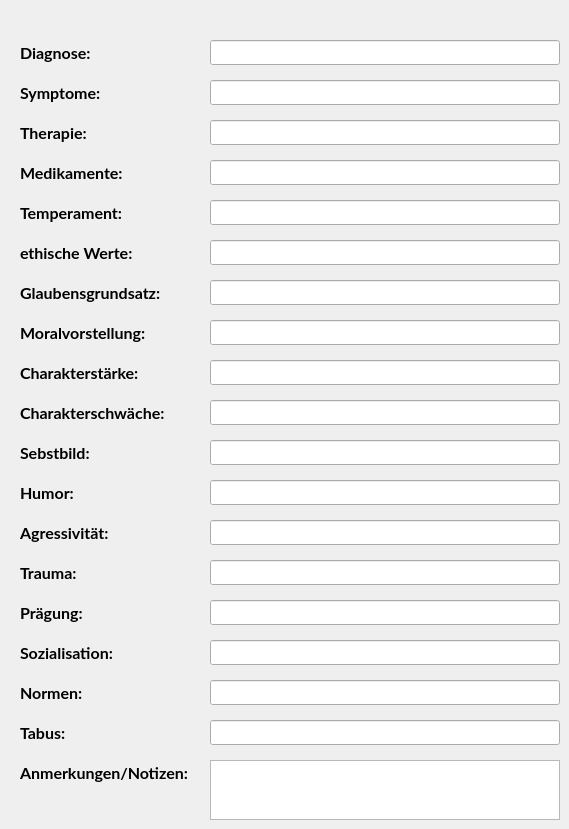
     <widget class="QWidget" name="tab6">
      <attribute name="title">
       <string>Psychologisches Profil</string>
      </attribute>
      <widget class="QLabel" name="labelStengthOfCharacter">
       <property name="geometry">
        <rect>
         <x>20</x>
         <y>360</y>
         <width>150</width>
         <height>25</height>
        </rect>
       </property>
       <property name="font">
        <font>
         <family>Lato</family>
         <pointsize>12</pointsize>
         <bold>true</bold>
         <stylestrategy>PreferAntialias</stylestrategy>
         <kerning>true</kerning>
        </font>
       </property>
       <property name="text">
        <string>Charakterstärke:</string>
       </property>
      </widget>
      <widget class="QLabel" name="labelBeliefs">
       <property name="geometry">
        <rect>
         <x>20</x>
         <y>280</y>
         <width>150</width>
         <height>25</height>
        </rect>
       </property>
       <property name="font">
        <font>
         <family>Lato</family>
         <pointsize>12</pointsize>
         <bold>true</bold>
         <stylestrategy>PreferAntialias</stylestrategy>
         <kerning>true</kerning>
        </font>
       </property>
       <property name="text">
        <string>Glaubensgrundsatz:</string>
       </property>
      </widget>
      <widget class="QLabel" name="labelTemperament">
       <property name="geometry">
        <rect>
         <x>20</x>
         <y>200</y>
         <width>150</width>
         <height>25</height>
        </rect>
       </property>
       <property name="font">
        <font>
         <family>Lato</family>
         <pointsize>12</pointsize>
         <bold>true</bold>
         <stylestrategy>PreferAntialias</stylestrategy>
         <kerning>true</kerning>
        </font>
       </property>
       <property name="text">
        <string>Temperament:</string>
       </property>
      </widget>
      <widget class="QLabel" name="labelTherapy">
       <property name="geometry">
        <rect>
         <x>20</x>
         <y>120</y>
         <width>150</width>
         <height>25</height>
        </rect>
       </property>
       <property name="font">
        <font>
         <family>Lato</family>
         <pointsize>12</pointsize>
         <bold>true</bold>
         <stylestrategy>PreferAntialias</stylestrategy>
         <kerning>true</kerning>
        </font>
       </property>
       <property name="text">
        <string>Therapie:</string>
       </property>
      </widget>
      <widget class="QLineEdit" name="lineEditWeaknessOfCharacter">
       <property name="geometry">
        <rect>
         <x>210</x>
         <y>400</y>
         <width>350</width>
         <height>25</height>
        </rect>
       </property>
      </widget>
      <widget class="QLineEdit" name="lineEditMedication">
       <property name="geometry">
        <rect>
         <x>210</x>
         <y>160</y>
         <width>350</width>
         <height>25</height>
        </rect>
       </property>
      </widget>
      <widget class="QLineEdit" name="lineEditSymptoms">
       <property name="geometry">
        <rect>
         <x>210</x>
         <y>80</y>
         <width>350</width>
         <height>25</height>
        </rect>
       </property>
      </widget>
      <widget class="QLabel" name="labelDiagnosis">
       <property name="geometry">
        <rect>
         <x>20</x>
         <y>40</y>
         <width>150</width>
         <height>25</height>
        </rect>
       </property>
       <property name="font">
        <font>
         <family>Lato</family>
         <pointsize>12</pointsize>
         <bold>true</bold>
         <stylestrategy>PreferAntialias</stylestrategy>
         <kerning>true</kerning>
        </font>
       </property>
       <property name="text">
        <string>Diagnose:</string>
       </property>
      </widget>
      <widget class="QLineEdit" name="lineEditMoralValues">
       <property name="geometry">
        <rect>
         <x>210</x>
         <y>320</y>
         <width>350</width>
         <height>25</height>
        </rect>
       </property>
      </widget>
      <widget class="QLabel" name="labelWeaknessOfCharacter">
       <property name="geometry">
        <rect>
         <x>20</x>
         <y>400</y>
         <width>150</width>
         <height>25</height>
        </rect>
       </property>
       <property name="font">
        <font>
         <family>Lato</family>
         <pointsize>12</pointsize>
         <bold>true</bold>
         <stylestrategy>PreferAntialias</stylestrategy>
         <kerning>true</kerning>
        </font>
       </property>
       <property name="text">
        <string>Charakterschwäche:</string>
       </property>
      </widget>
      <widget class="QLabel" name="labelEthicalValues">
       <property name="geometry">
        <rect>
         <x>20</x>
         <y>240</y>
         <width>150</width>
         <height>25</height>
        </rect>
       </property>
       <property name="font">
        <font>
         <family>Lato</family>
         <pointsize>12</pointsize>
         <bold>true</bold>
         <stylestrategy>PreferAntialias</stylestrategy>
         <kerning>true</kerning>
        </font>
       </property>
       <property name="text">
        <string>ethische Werte:</string>
       </property>
      </widget>
      <widget class="QLabel" name="labelSymptoms">
       <property name="geometry">
        <rect>
         <x>20</x>
         <y>80</y>
         <width>150</width>
         <height>25</height>
        </rect>
       </property>
       <property name="font">
        <font>
         <family>Lato</family>
         <pointsize>12</pointsize>
         <bold>true</bold>
         <stylestrategy>PreferAntialias</stylestrategy>
         <kerning>true</kerning>
        </font>
       </property>
       <property name="text">
        <string>Symptome:</string>
       </property>
      </widget>
      <widget class="QLineEdit" name="lineEditDiagnosis">
       <property name="geometry">
        <rect>
         <x>210</x>
         <y>40</y>
         <width>350</width>
         <height>25</height>
        </rect>
       </property>
      </widget>
      <widget class="QLineEdit" name="lineEditStrengthsOfCharacter">
       <property name="geometry">
        <rect>
         <x>210</x>
         <y>360</y>
         <width>350</width>
         <height>25</height>
        </rect>
       </property>
      </widget>
      <widget class="QLineEdit" name="lineEditBeliefs">
       <property name="geometry">
        <rect>
         <x>210</x>
         <y>280</y>
         <width>350</width>
         <height>25</height>
        </rect>
       </property>
      </widget>
      <widget class="QLabel" name="labelMoralValues">
       <property name="geometry">
        <rect>
         <x>20</x>
         <y>320</y>
         <width>150</width>
         <height>25</height>
        </rect>
       </property>
       <property name="font">
        <font>
         <family>Lato</family>
         <pointsize>12</pointsize>
         <bold>true</bold>
         <stylestrategy>PreferAntialias</stylestrategy>
         <kerning>true</kerning>
        </font>
       </property>
       <property name="text">
        <string>Moralvorstellung:</string>
       </property>
      </widget>
      <widget class="QLabel" name="labelMedication">
       <property name="geometry">
        <rect>
         <x>20</x>
         <y>160</y>
         <width>150</width>
         <height>25</height>
        </rect>
       </property>
       <property name="font">
        <font>
         <family>Lato</family>
         <pointsize>12</pointsize>
         <bold>true</bold>
         <stylestrategy>PreferAntialias</stylestrategy>
         <kerning>true</kerning>
        </font>
       </property>
       <property name="text">
        <string>Medikamente:</string>
       </property>
      </widget>
      <widget class="QLineEdit" name="lineEditEthicalValues">
       <property name="geometry">
        <rect>
         <x>210</x>
         <y>240</y>
         <width>350</width>
         <height>25</height>
        </rect>
       </property>
      </widget>
      <widget class="QLineEdit" name="lineEditTemperament">
       <property name="geometry">
        <rect>
         <x>210</x>
         <y>200</y>
         <width>350</width>
         <height>25</height>
        </rect>
       </property>
      </widget>
      <widget class="QLineEdit" name="lineEditTherapy">
       <property name="geometry">
        <rect>
         <x>210</x>
         <y>120</y>
         <width>350</width>
         <height>25</height>
        </rect>
       </property>
      </widget>
      <widget class="QLineEdit" name="lineEditTrauma">
       <property name="geometry">
        <rect>
         <x>210</x>
         <y>560</y>
         <width>350</width>
         <height>25</height>
        </rect>
       </property>
      </widget>
      <widget class="QLabel" name="labelTrauma">
       <property name="geometry">
        <rect>
         <x>20</x>
         <y>560</y>
         <width>150</width>
         <height>25</height>
        </rect>
       </property>
       <property name="font">
        <font>
         <family>Lato</family>
         <pointsize>12</pointsize>
         <bold>true</bold>
         <stylestrategy>PreferAntialias</stylestrategy>
         <kerning>true</kerning>
        </font>
       </property>
       <property name="text">
        <string>Trauma:</string>
       </property>
      </widget>
      <widget class="QLabel" name="labelImpression">
       <property name="geometry">
        <rect>
         <x>20</x>
         <y>600</y>
         <width>150</width>
         <height>25</height>
        </rect>
       </property>
       <property name="font">
        <font>
         <family>Lato</family>
         <pointsize>12</pointsize>
         <bold>true</bold>
         <stylestrategy>PreferAntialias</stylestrategy>
         <kerning>true</kerning>
        </font>
       </property>
       <property name="text">
        <string>Prägung:</string>
       </property>
      </widget>
      <widget class="QLabel" name="labelAggressiveness">
       <property name="geometry">
        <rect>
         <x>20</x>
         <y>520</y>
         <width>150</width>
         <height>25</height>
        </rect>
       </property>
       <property name="font">
        <font>
         <family>Lato</family>
         <pointsize>12</pointsize>
         <bold>true</bold>
         <stylestrategy>PreferAntialias</stylestrategy>
         <kerning>true</kerning>
        </font>
       </property>
       <property name="text">
        <string>Agressivität:</string>
       </property>
      </widget>
      <widget class="QLineEdit" name="lineEditSelfImage">
       <property name="geometry">
        <rect>
         <x>210</x>
         <y>440</y>
         <width>350</width>
         <height>25</height>
        </rect>
       </property>
      </widget>
      <widget class="QLabel" name="labelSelfImage">
       <property name="geometry">
        <rect>
         <x>20</x>
         <y>440</y>
         <width>150</width>
         <height>25</height>
        </rect>
       </property>
       <property name="font">
        <font>
         <family>Lato</family>
         <pointsize>12</pointsize>
         <bold>true</bold>
         <stylestrategy>PreferAntialias</stylestrategy>
         <kerning>true</kerning>
        </font>
       </property>
       <property name="text">
        <string>Sebstbild:</string>
       </property>
      </widget>
      <widget class="QLineEdit" name="lineEditAggressivness">
       <property name="geometry">
        <rect>
         <x>210</x>
         <y>520</y>
         <width>350</width>
         <height>25</height>
        </rect>
       </property>
      </widget>
      <widget class="QLineEdit" name="lineEditHumor">
       <property name="geometry">
        <rect>
         <x>210</x>
         <y>480</y>
         <width>350</width>
         <height>25</height>
        </rect>
       </property>
      </widget>
      <widget class="QLineEdit" name="lineEditImpression">
       <property name="geometry">
        <rect>
         <x>210</x>
         <y>600</y>
         <width>350</width>
         <height>25</height>
        </rect>
       </property>
      </widget>
      <widget class="QLineEdit" name="lineEditNorms">
       <property name="geometry">
        <rect>
         <x>210</x>
         <y>680</y>
         <width>350</width>
         <height>25</height>
        </rect>
       </property>
      </widget>
      <widget class="QLabel" name="labelSocialization">
       <property name="geometry">
        <rect>
         <x>20</x>
         <y>640</y>
         <width>150</width>
         <height>25</height>
        </rect>
       </property>
       <property name="font">
        <font>
         <family>Lato</family>
         <pointsize>12</pointsize>
         <bold>true</bold>
         <stylestrategy>PreferAntialias</stylestrategy>
         <kerning>true</kerning>
        </font>
       </property>
       <property name="text">
        <string>Sozialisation:</string>
       </property>
      </widget>
      <widget class="QLabel" name="labelHumor">
       <property name="geometry">
        <rect>
         <x>20</x>
         <y>480</y>
         <width>150</width>
         <height>25</height>
        </rect>
       </property>
       <property name="font">
        <font>
         <family>Lato</family>
         <pointsize>12</pointsize>
         <bold>true</bold>
         <stylestrategy>PreferAntialias</stylestrategy>
         <kerning>true</kerning>
        </font>
       </property>
       <property name="text">
        <string>Humor:</string>
       </property>
      </widget>
      <widget class="QLineEdit" name="lineEditSocialization">
       <property name="geometry">
        <rect>
         <x>210</x>
         <y>640</y>
         <width>350</width>
         <height>25</height>
        </rect>
       </property>
      </widget>
      <widget class="QLabel" name="labelNorms">
       <property name="geometry">
        <rect>
         <x>20</x>
         <y>680</y>
         <width>150</width>
         <height>25</height>
        </rect>
       </property>
       <property name="font">
        <font>
         <family>Lato</family>
         <pointsize>12</pointsize>
         <bold>true</bold>
         <stylestrategy>PreferAntialias</stylestrategy>
         <kerning>true</kerning>
        </font>
       </property>
       <property name="text">
        <string>Normen:</string>
       </property>
      </widget>
      <widget class="QLabel" name="labelPsychologyNotes">
       <property name="geometry">
        <rect>
         <x>20</x>
         <y>760</y>
         <width>180</width>
         <height>25</height>
        </rect>
       </property>
       <property name="font">
        <font>
         <family>Lato</family>
         <pointsize>12</pointsize>
         <bold>true</bold>
         <stylestrategy>PreferAntialias</stylestrategy>
         <kerning>true</kerning>
        </font>
       </property>
       <property name="text">
        <string>Anmerkungen/Notizen:</string>
       </property>
      </widget>
      <widget class="QTextEdit" name="textEditPsychologyNotes">
       <property name="geometry">
        <rect>
         <x>210</x>
         <y>760</y>
         <width>350</width>
         <height>60</height>
        </rect>
       </property>
      </widget>
      <widget class="QLabel" name="labelTabus">
       <property name="geometry">
        <rect>
         <x>20</x>
         <y>720</y>
         <width>150</width>
         <height>25</height>
        </rect>
       </property>
       <property name="font">
        <font>
         <family>Lato</family>
         <pointsize>12</pointsize>
         <bold>true</bold>
         <stylestrategy>PreferAntialias</stylestrategy>
         <kerning>true</kerning>
        </font>
       </property>
       <property name="text">
        <string>Tabus:</string>
       </property>
      </widget>
      <widget class="QLineEdit" name="lineEditTabus">
       <property name="geometry">
        <rect>
         <x>210</x>
         <y>720</y>
         <width>350</width>
         <height>25</height>
        </rect>
       </property>
      </widget>
     </widget>
